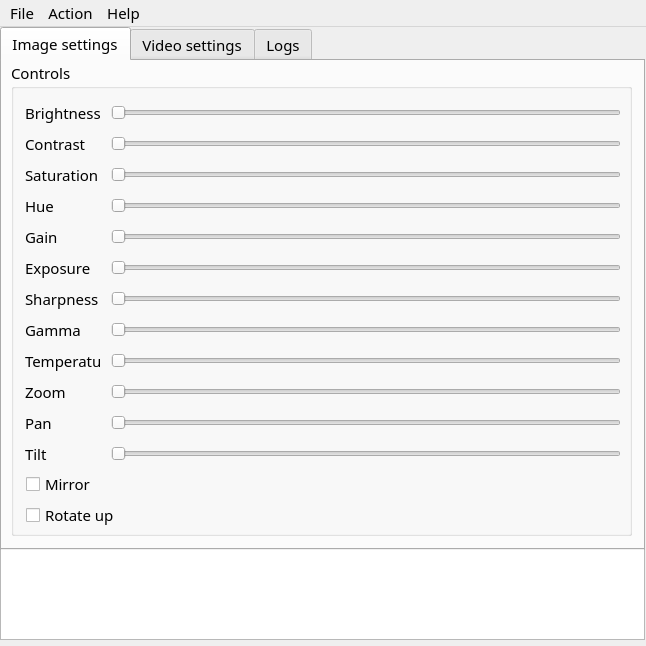
<?xml version="1.0" encoding="UTF-8"?>
<ui version="4.0">
 <author>cobaohieu</author>
 <class>mainWindow</class>
 <widget class="QMainWindow" name="mainWindow">
  <property name="windowModality">
   <enum>Qt::NonModal</enum>
  </property>
  <property name="enabled">
   <bool>true</bool>
  </property>
  <property name="geometry">
   <rect>
    <x>0</x>
    <y>0</y>
    <width>646</width>
    <height>646</height>
   </rect>
  </property>
  <property name="focusPolicy">
   <enum>Qt::NoFocus</enum>
  </property>
  <property name="windowTitle">
   <string>Pixy Camera Control (2020)</string>
  </property>
  <property name="locale">
   <locale language="English" country="UnitedStates"/>
  </property>
  <widget class="QWidget" name="centralwidget">
   <widget class="QPlainTextEdit" name="plainTextEdit">
    <property name="enabled">
     <bool>true</bool>
    </property>
    <property name="geometry">
     <rect>
      <x>0</x>
      <y>520</y>
      <width>645</width>
      <height>93</height>
     </rect>
    </property>
    <property name="maximumSize">
     <size>
      <width>16777215</width>
      <height>108</height>
     </size>
    </property>
    <property name="sizeIncrement">
     <size>
      <width>649</width>
      <height>108</height>
     </size>
    </property>
    <property name="font">
     <font>
      <family>Umpush</family>
      <pointsize>11</pointsize>
     </font>
    </property>
    <property name="readOnly">
     <bool>true</bool>
    </property>
   </widget>
   <widget class="QTabWidget" name="tabConfig">
    <property name="geometry">
     <rect>
      <x>0</x>
      <y>0</y>
      <width>645</width>
      <height>523</height>
     </rect>
    </property>
    <property name="font">
     <font>
      <family>Umpush</family>
      <pointsize>11</pointsize>
     </font>
    </property>
    <property name="currentIndex">
     <number>0</number>
    </property>
    <widget class="QWidget" name="imageTab">
     <property name="font">
      <font>
       <family>Umpush</family>
       <pointsize>11</pointsize>
       <italic>false</italic>
      </font>
     </property>
     <attribute name="title">
      <string>Image settings</string>
     </attribute>
     <widget class="QGroupBox" name="image_grpbx">
      <property name="geometry">
       <rect>
        <x>9</x>
        <y>0</y>
        <width>621</width>
        <height>475</height>
       </rect>
      </property>
      <property name="title">
       <string>Controls</string>
      </property>
      <widget class="QSlider" name="horSlider_image_staturation">
       <property name="geometry">
        <rect>
         <x>100</x>
         <y>107</y>
         <width>510</width>
         <height>13</height>
        </rect>
       </property>
       <property name="maximum">
        <number>255</number>
       </property>
       <property name="orientation">
        <enum>Qt::Horizontal</enum>
       </property>
      </widget>
      <widget class="QLabel" name="lbl_image_gamma">
       <property name="geometry">
        <rect>
         <x>14</x>
         <y>258</y>
         <width>75</width>
         <height>21</height>
        </rect>
       </property>
       <property name="font">
        <font>
         <family>Umpush</family>
         <pointsize>11</pointsize>
         <italic>false</italic>
        </font>
       </property>
       <property name="text">
        <string>Gamma</string>
       </property>
      </widget>
      <widget class="QLabel" name="lbl_image_tilt">
       <property name="geometry">
        <rect>
         <x>14</x>
         <y>382</y>
         <width>75</width>
         <height>21</height>
        </rect>
       </property>
       <property name="font">
        <font>
         <family>Umpush</family>
         <pointsize>11</pointsize>
         <italic>false</italic>
        </font>
       </property>
       <property name="text">
        <string>Tilt</string>
       </property>
      </widget>
      <widget class="QSlider" name="horSlider_image_temperature">
       <property name="geometry">
        <rect>
         <x>100</x>
         <y>293</y>
         <width>510</width>
         <height>13</height>
        </rect>
       </property>
       <property name="maximum">
        <number>255</number>
       </property>
       <property name="orientation">
        <enum>Qt::Horizontal</enum>
       </property>
      </widget>
      <widget class="QLabel" name="lbl_image_temperature">
       <property name="geometry">
        <rect>
         <x>14</x>
         <y>289</y>
         <width>75</width>
         <height>21</height>
        </rect>
       </property>
       <property name="font">
        <font>
         <family>Umpush</family>
         <pointsize>11</pointsize>
         <italic>false</italic>
        </font>
       </property>
       <property name="text">
        <string>Temperature</string>
       </property>
      </widget>
      <widget class="QSlider" name="horSlider_image_tilt">
       <property name="geometry">
        <rect>
         <x>100</x>
         <y>386</y>
         <width>510</width>
         <height>13</height>
        </rect>
       </property>
       <property name="maximum">
        <number>255</number>
       </property>
       <property name="orientation">
        <enum>Qt::Horizontal</enum>
       </property>
      </widget>
      <widget class="QLabel" name="lbl_image_brightness">
       <property name="geometry">
        <rect>
         <x>14</x>
         <y>41</y>
         <width>75</width>
         <height>21</height>
        </rect>
       </property>
       <property name="font">
        <font>
         <family>Umpush</family>
         <pointsize>11</pointsize>
         <weight>50</weight>
         <italic>false</italic>
         <bold>false</bold>
        </font>
       </property>
       <property name="text">
        <string>Brightness</string>
       </property>
      </widget>
      <widget class="QSlider" name="horSlider_image_pan">
       <property name="geometry">
        <rect>
         <x>100</x>
         <y>355</y>
         <width>510</width>
         <height>13</height>
        </rect>
       </property>
       <property name="maximum">
        <number>255</number>
       </property>
       <property name="orientation">
        <enum>Qt::Horizontal</enum>
       </property>
      </widget>
      <widget class="QLabel" name="lbl_image_sharpness">
       <property name="geometry">
        <rect>
         <x>14</x>
         <y>227</y>
         <width>75</width>
         <height>21</height>
        </rect>
       </property>
       <property name="font">
        <font>
         <family>Umpush</family>
         <pointsize>11</pointsize>
         <italic>false</italic>
        </font>
       </property>
       <property name="text">
        <string>Sharpness</string>
       </property>
      </widget>
      <widget class="QSlider" name="horSlider_constrast">
       <property name="geometry">
        <rect>
         <x>100</x>
         <y>76</y>
         <width>510</width>
         <height>13</height>
        </rect>
       </property>
       <property name="maximum">
        <number>255</number>
       </property>
       <property name="orientation">
        <enum>Qt::Horizontal</enum>
       </property>
      </widget>
      <widget class="QLabel" name="lbl_image_exposure">
       <property name="geometry">
        <rect>
         <x>14</x>
         <y>196</y>
         <width>75</width>
         <height>21</height>
        </rect>
       </property>
       <property name="font">
        <font>
         <family>Umpush</family>
         <pointsize>11</pointsize>
         <italic>false</italic>
        </font>
       </property>
       <property name="text">
        <string>Exposure</string>
       </property>
      </widget>
      <widget class="QSlider" name="horSlider_image_sharpness">
       <property name="geometry">
        <rect>
         <x>100</x>
         <y>231</y>
         <width>510</width>
         <height>13</height>
        </rect>
       </property>
       <property name="maximum">
        <number>255</number>
       </property>
       <property name="orientation">
        <enum>Qt::Horizontal</enum>
       </property>
      </widget>
      <widget class="QSlider" name="horSlider_image_birghtness">
       <property name="geometry">
        <rect>
         <x>100</x>
         <y>45</y>
         <width>510</width>
         <height>13</height>
        </rect>
       </property>
       <property name="maximum">
        <number>255</number>
       </property>
       <property name="orientation">
        <enum>Qt::Horizontal</enum>
       </property>
      </widget>
      <widget class="QLabel" name="lbl_image_zoom">
       <property name="geometry">
        <rect>
         <x>14</x>
         <y>320</y>
         <width>75</width>
         <height>21</height>
        </rect>
       </property>
       <property name="font">
        <font>
         <family>Umpush</family>
         <pointsize>11</pointsize>
         <italic>false</italic>
        </font>
       </property>
       <property name="text">
        <string>Zoom</string>
       </property>
      </widget>
      <widget class="QLabel" name="lbl_image_contrast">
       <property name="geometry">
        <rect>
         <x>14</x>
         <y>72</y>
         <width>75</width>
         <height>21</height>
        </rect>
       </property>
       <property name="font">
        <font>
         <family>Umpush</family>
         <pointsize>11</pointsize>
         <italic>false</italic>
        </font>
       </property>
       <property name="text">
        <string>Contrast</string>
       </property>
      </widget>
      <widget class="QLabel" name="lbl_image_pan">
       <property name="geometry">
        <rect>
         <x>14</x>
         <y>351</y>
         <width>75</width>
         <height>21</height>
        </rect>
       </property>
       <property name="font">
        <font>
         <family>Umpush</family>
         <pointsize>11</pointsize>
         <italic>false</italic>
        </font>
       </property>
       <property name="text">
        <string>Pan</string>
       </property>
      </widget>
      <widget class="QSlider" name="horSlider_image_exposure">
       <property name="geometry">
        <rect>
         <x>100</x>
         <y>200</y>
         <width>510</width>
         <height>13</height>
        </rect>
       </property>
       <property name="maximum">
        <number>255</number>
       </property>
       <property name="orientation">
        <enum>Qt::Horizontal</enum>
       </property>
      </widget>
      <widget class="QSlider" name="horSlider_image_gamma">
       <property name="geometry">
        <rect>
         <x>100</x>
         <y>262</y>
         <width>510</width>
         <height>13</height>
        </rect>
       </property>
       <property name="maximum">
        <number>255</number>
       </property>
       <property name="orientation">
        <enum>Qt::Horizontal</enum>
       </property>
      </widget>
      <widget class="QLabel" name="lbl_image_gain">
       <property name="geometry">
        <rect>
         <x>14</x>
         <y>165</y>
         <width>75</width>
         <height>21</height>
        </rect>
       </property>
       <property name="font">
        <font>
         <family>Umpush</family>
         <pointsize>11</pointsize>
         <italic>false</italic>
        </font>
       </property>
       <property name="text">
        <string>Gain</string>
       </property>
      </widget>
      <widget class="QLabel" name="lbl_image_hue">
       <property name="geometry">
        <rect>
         <x>14</x>
         <y>134</y>
         <width>75</width>
         <height>21</height>
        </rect>
       </property>
       <property name="font">
        <font>
         <family>Umpush</family>
         <pointsize>11</pointsize>
         <weight>50</weight>
         <italic>false</italic>
         <bold>false</bold>
        </font>
       </property>
       <property name="text">
        <string>Hue</string>
       </property>
      </widget>
      <widget class="QSlider" name="horSlide_image_gamma">
       <property name="geometry">
        <rect>
         <x>100</x>
         <y>138</y>
         <width>510</width>
         <height>13</height>
        </rect>
       </property>
       <property name="maximum">
        <number>255</number>
       </property>
       <property name="orientation">
        <enum>Qt::Horizontal</enum>
       </property>
      </widget>
      <widget class="QSlider" name="horSlider_image_hue">
       <property name="geometry">
        <rect>
         <x>100</x>
         <y>169</y>
         <width>510</width>
         <height>13</height>
        </rect>
       </property>
       <property name="maximum">
        <number>255</number>
       </property>
       <property name="orientation">
        <enum>Qt::Horizontal</enum>
       </property>
      </widget>
      <widget class="QSlider" name="horSlider_image_zoom">
       <property name="geometry">
        <rect>
         <x>100</x>
         <y>324</y>
         <width>510</width>
         <height>13</height>
        </rect>
       </property>
       <property name="maximum">
        <number>255</number>
       </property>
       <property name="orientation">
        <enum>Qt::Horizontal</enum>
       </property>
      </widget>
      <widget class="QLabel" name="lbl_image_saturation">
       <property name="geometry">
        <rect>
         <x>14</x>
         <y>103</y>
         <width>75</width>
         <height>21</height>
        </rect>
       </property>
       <property name="font">
        <font>
         <family>Umpush</family>
         <pointsize>11</pointsize>
         <italic>false</italic>
        </font>
       </property>
       <property name="text">
        <string>Saturation</string>
       </property>
      </widget>
      <widget class="QCheckBox" name="ckb_image_rotateup">
       <property name="geometry">
        <rect>
         <x>15</x>
         <y>444</y>
         <width>113</width>
         <height>20</height>
        </rect>
       </property>
       <property name="font">
        <font>
         <family>Umpush</family>
         <pointsize>11</pointsize>
         <italic>false</italic>
        </font>
       </property>
       <property name="text">
        <string>Rotate up</string>
       </property>
      </widget>
      <widget class="QCheckBox" name="ckb_image_mirror">
       <property name="geometry">
        <rect>
         <x>15</x>
         <y>413</y>
         <width>77</width>
         <height>20</height>
        </rect>
       </property>
       <property name="font">
        <font>
         <family>Umpush</family>
         <pointsize>11</pointsize>
         <italic>false</italic>
        </font>
       </property>
       <property name="text">
        <string>Mirror</string>
       </property>
      </widget>
     </widget>
    </widget>
    <widget class="QWidget" name="videoTab">
     <attribute name="title">
      <string>Video settings</string>
     </attribute>
     <widget class="QGroupBox" name="video_grpbx">
      <property name="geometry">
       <rect>
        <x>9</x>
        <y>0</y>
        <width>621</width>
        <height>237</height>
       </rect>
      </property>
      <property name="title">
       <string>Controls</string>
      </property>
      <widget class="QCheckBox" name="ckb_video_mono">
       <property name="geometry">
        <rect>
         <x>15</x>
         <y>169</y>
         <width>113</width>
         <height>20</height>
        </rect>
       </property>
       <property name="font">
        <font>
         <family>Umpush</family>
         <pointsize>11</pointsize>
         <italic>false</italic>
        </font>
       </property>
       <property name="text">
        <string>Mono</string>
       </property>
      </widget>
      <widget class="QComboBox" name="cbb_video_framerate">
       <property name="geometry">
        <rect>
         <x>15</x>
         <y>200</y>
         <width>131</width>
         <height>22</height>
        </rect>
       </property>
       <property name="font">
        <font>
         <family>Umpush</family>
         <pointsize>11</pointsize>
        </font>
       </property>
       <property name="currentText">
        <string/>
       </property>
      </widget>
      <widget class="QCheckBox" name="ckb_video_blur">
       <property name="geometry">
        <rect>
         <x>15</x>
         <y>107</y>
         <width>113</width>
         <height>20</height>
        </rect>
       </property>
       <property name="font">
        <font>
         <family>Umpush</family>
         <pointsize>11</pointsize>
         <italic>false</italic>
        </font>
       </property>
       <property name="text">
        <string>Blur</string>
       </property>
      </widget>
      <widget class="QCheckBox" name="ckb_video_invert">
       <property name="geometry">
        <rect>
         <x>15</x>
         <y>76</y>
         <width>113</width>
         <height>20</height>
        </rect>
       </property>
       <property name="font">
        <font>
         <family>Umpush</family>
         <pointsize>11</pointsize>
         <italic>false</italic>
        </font>
       </property>
       <property name="text">
        <string>Invert</string>
       </property>
      </widget>
      <widget class="QComboBox" name="cbb_video_resolution">
       <property name="geometry">
        <rect>
         <x>300</x>
         <y>200</y>
         <width>131</width>
         <height>22</height>
        </rect>
       </property>
       <property name="font">
        <font>
         <family>Umpush</family>
         <pointsize>11</pointsize>
        </font>
       </property>
      </widget>
      <widget class="QCheckBox" name="ckb_video_mirror">
       <property name="geometry">
        <rect>
         <x>15</x>
         <y>45</y>
         <width>77</width>
         <height>20</height>
        </rect>
       </property>
       <property name="font">
        <font>
         <family>Umpush</family>
         <pointsize>11</pointsize>
         <italic>false</italic>
        </font>
       </property>
       <property name="text">
        <string>Mirror</string>
       </property>
      </widget>
      <widget class="QCheckBox" name="ckb_video_rotateup">
       <property name="geometry">
        <rect>
         <x>15</x>
         <y>138</y>
         <width>113</width>
         <height>20</height>
        </rect>
       </property>
       <property name="font">
        <font>
         <family>Umpush</family>
         <pointsize>11</pointsize>
         <italic>false</italic>
        </font>
       </property>
       <property name="text">
        <string>Rotate up</string>
       </property>
      </widget>
     </widget>
    </widget>
    <widget class="QWidget" name="logTab">
     <attribute name="title">
      <string>Logs</string>
     </attribute>
     <widget class="QLabel" name="imgLabel">
      <property name="geometry">
       <rect>
        <x>0</x>
        <y>0</y>
        <width>640</width>
        <height>480</height>
       </rect>
      </property>
      <property name="sizeIncrement">
       <size>
        <width>0</width>
        <height>0</height>
       </size>
      </property>
      <property name="frameShape">
       <enum>QFrame::Box</enum>
      </property>
      <property name="frameShadow">
       <enum>QFrame::Raised</enum>
      </property>
      <property name="lineWidth">
       <number>1</number>
      </property>
      <property name="text">
       <string/>
      </property>
      <property name="textFormat">
       <enum>Qt::AutoText</enum>
      </property>
     </widget>
    </widget>
   </widget>
  </widget>
  <widget class="QMenuBar" name="menuBar">
   <property name="geometry">
    <rect>
     <x>0</x>
     <y>0</y>
     <width>646</width>
     <height>32</height>
    </rect>
   </property>
   <property name="font">
    <font>
     <family>Umpush</family>
     <pointsize>11</pointsize>
    </font>
   </property>
   <widget class="QMenu" name="menuFile">
    <property name="title">
     <string>File</string>
    </property>
    <addaction name="separator"/>
    <addaction name="separator"/>
    <addaction name="separator"/>
    <addaction name="actionConfigure"/>
    <addaction name="actionSave_Pixy_parameters"/>
    <addaction name="actionLoad_Pixy_parameters"/>
    <addaction name="actionRestore_default_parameters"/>
    <addaction name="actionSave_Image"/>
    <addaction name="actionSave_Video"/>
    <addaction name="actionExit"/>
   </widget>
   <widget class="QMenu" name="menuAction">
    <property name="title">
     <string>Action</string>
    </property>
    <addaction name="actionRun_Stop"/>
    <addaction name="actionDefault_Program"/>
    <addaction name="actionGet_frame"/>
    <addaction name="actionDetect_color"/>
    <addaction name="actionScan_code"/>
   </widget>
   <widget class="QMenu" name="menuHelp">
    <property name="title">
     <string>Help</string>
    </property>
    <addaction name="separator"/>
    <addaction name="separator"/>
    <addaction name="actionHelp"/>
    <addaction name="actionAbout"/>
   </widget>
   <addaction name="menuFile"/>
   <addaction name="menuAction"/>
   <addaction name="menuHelp"/>
  </widget>
  <action name="actionHelp">
   <property name="text">
    <string>Help</string>
   </property>
   <property name="font">
    <font>
     <family>Umpush</family>
     <pointsize>11</pointsize>
    </font>
   </property>
  </action>
  <action name="actionAbout">
   <property name="text">
    <string>About</string>
   </property>
   <property name="font">
    <font>
     <family>Umpush</family>
     <pointsize>11</pointsize>
    </font>
   </property>
  </action>
  <action name="actionRun_Stop">
   <property name="text">
    <string>Start/Stop</string>
   </property>
   <property name="font">
    <font>
     <family>Umpush</family>
     <pointsize>11</pointsize>
     <italic>false</italic>
    </font>
   </property>
  </action>
  <action name="actionDefault_Program">
   <property name="text">
    <string>Default program</string>
   </property>
   <property name="font">
    <font>
     <family>Umpush</family>
     <pointsize>11</pointsize>
     <italic>false</italic>
    </font>
   </property>
  </action>
  <action name="actionScan_code">
   <property name="text">
    <string>Scan QR code</string>
   </property>
   <property name="font">
    <font>
     <family>Umpush</family>
     <pointsize>11</pointsize>
     <italic>false</italic>
    </font>
   </property>
  </action>
  <action name="actionDetect_color">
   <property name="text">
    <string>RGB color detect</string>
   </property>
   <property name="font">
    <font>
     <family>Umpush</family>
     <pointsize>11</pointsize>
     <italic>false</italic>
    </font>
   </property>
  </action>
  <action name="actionSave_Pixy_parameters">
   <property name="text">
    <string>Save Pixy parameters</string>
   </property>
   <property name="font">
    <font>
     <family>Umpush</family>
     <pointsize>11</pointsize>
    </font>
   </property>
  </action>
  <action name="actionConfigure">
   <property name="text">
    <string>Configure</string>
   </property>
   <property name="font">
    <font>
     <family>Umpush</family>
     <pointsize>11</pointsize>
    </font>
   </property>
  </action>
  <action name="actionLoad_Pixy_parameters">
   <property name="text">
    <string>Load Pixy parameters</string>
   </property>
   <property name="font">
    <font>
     <family>Umpush</family>
     <pointsize>11</pointsize>
    </font>
   </property>
  </action>
  <action name="actionExit">
   <property name="text">
    <string>Exit</string>
   </property>
   <property name="font">
    <font>
     <family>Umpush</family>
     <pointsize>11</pointsize>
    </font>
   </property>
  </action>
  <action name="actionGet_frame">
   <property name="text">
    <string>Get frame</string>
   </property>
   <property name="font">
    <font>
     <family>Umpush</family>
     <pointsize>11</pointsize>
     <italic>false</italic>
    </font>
   </property>
  </action>
  <action name="actionSave_Image">
   <property name="text">
    <string>Save Image</string>
   </property>
   <property name="font">
    <font>
     <family>Umpush</family>
     <pointsize>11</pointsize>
    </font>
   </property>
  </action>
  <action name="actionRestore_default_parameters">
   <property name="text">
    <string>Restore default parameters</string>
   </property>
   <property name="font">
    <font>
     <family>Umpush</family>
     <pointsize>11</pointsize>
    </font>
   </property>
  </action>
  <action name="actionSave_Video">
   <property name="text">
    <string>Save Video</string>
   </property>
   <property name="font">
    <font>
     <family>Umpush</family>
     <pointsize>11</pointsize>
    </font>
   </property>
  </action>
 </widget>
 <resources/>
 <connections/>
</ui>
